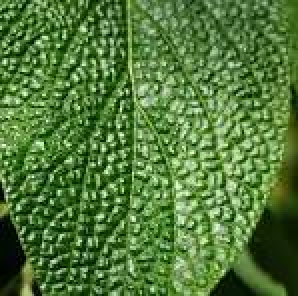
#> input picture P11/dk.jpg, 149 x 148 px (shown 2 times larger)
$ python Deteksi-Tepi-Sobel-dan-Canny.py   (older library calls are emulated)
#> lines starting #> are read from the running program, lines starting #| are printed output that depends on the picture
import cv2
import matplotlib.pyplot as plt

# Fungsi untuk membaca citra
def read_image(image_path):
#> called with image_path = 'dk.jpg'
    return cv2.imread(image_path, cv2.IMREAD_GRAYSCALE)
#> returned value: shape (148, 149); min 0, max 255, mean 102.5
#> call 2 of read_image, with image_path = 'dh.jpg'
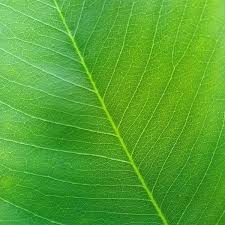
#> input picture P11/dh.jpg, 225 x 225 px
#> in read_image (call 2), `return cv2.imread(image_path, cv2.IMREAD_GRAYSCALE)`:
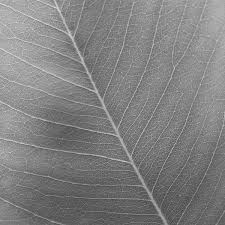
#> returned value: shape (225, 225); min 50, max 222, mean 128.4

# Fungsi untuk deteksi tepi menggunakan Sobel dan Canny
def detect_edges(image):
    # Deteksi tepi Sobel
    sobelx = cv2.Sobel(image, cv2.CV_64F, 1, 0, ksize=3)  # Sobel X
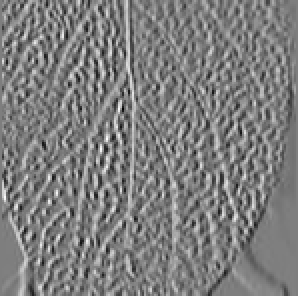
#> sobelx: shape (148, 149) float64 (shown 2 times larger); min -749, max 762, mean -1.4; drawn with min black and max white
    sobely = cv2.Sobel(image, cv2.CV_64F, 0, 1, ksize=3)  # Sobel Y
    sobel_combined = cv2.magnitude(sobelx, sobely)

    # Deteksi tepi Canny
    canny_edges = cv2.Canny(image, 100, 200)
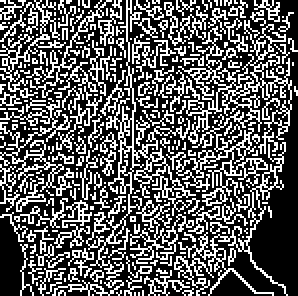
#> canny_edges: shape (148, 149) (shown 2 times larger); 35.7% white in thin lines or dots

    return sobel_combined, canny_edges

image_path1 = 'dk.jpg'
image_path2 = 'dh.jpg'

# Baca citra dan terapkan deteksi tepi
image1 = read_image(image_path1)
image2 = read_image(image_path2)

sobel1, canny1 = detect_edges(image1)
sobel2, canny2 = detect_edges(image2)
#> in detect_edges (call 2), `sobely = cv2.Sobel(image, cv2.CV_64F, 0, 1, ksize=3)`:
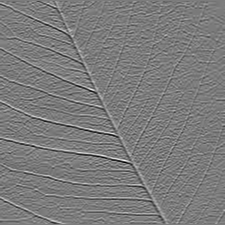
#> sobely: shape (225, 225) float64; min -366, max 383, mean -1.8; drawn with min black and max white
#> in detect_edges (call 2), `sobel_combined = cv2.magnitude(sobelx, sobely)`:
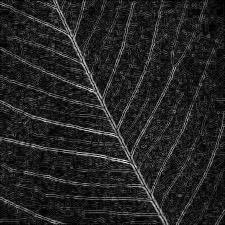
#> sobel_combined: shape (225, 225) float64; min 0, max 395.1, mean 55.9; drawn with min black and max white
#> in detect_edges (call 2), `canny_edges = cv2.Canny(image, 100, 200)`:
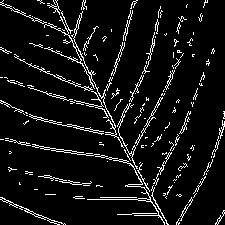
#> canny_edges: shape (225, 225); 7.5% white in thin lines or dots

# Tampilkan hasil untuk citra pertama
plt.figure(figsize=(10, 6))
plt.subplot(2, 2, 1), plt.imshow(sobel1, cmap='gray'), plt.title('Sobel - Image 1')
plt.subplot(2, 2, 2), plt.imshow(canny1, cmap='gray'), plt.title('Canny - Image 1')
plt.subplot(2, 2, 3), plt.imshow(sobel2, cmap='gray'), plt.title('Sobel - Image 2')
plt.subplot(2, 2, 4), plt.imshow(canny2, cmap='gray'), plt.title('Canny - Image 2')
plt.tight_layout()
plt.show()
